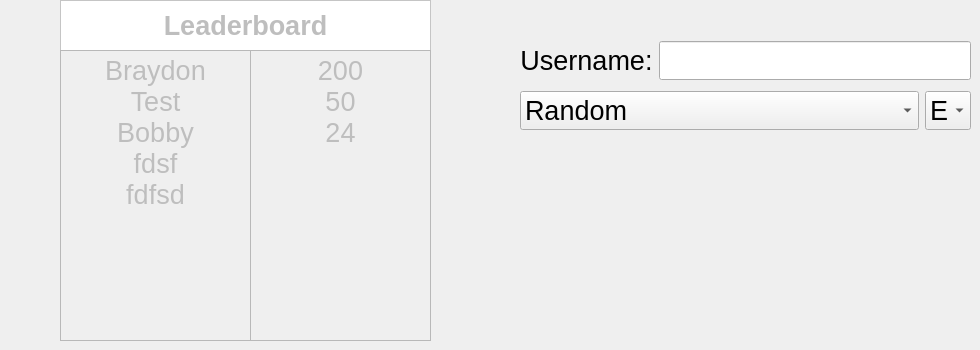
        <widget class="QWidget" name="page_hero_name">
         <widget class="QWidget" name="layoutWidget_5">
          <property name="geometry">
           <rect>
            <x>520</x>
            <y>30</y>
            <width>451</width>
            <height>61</height>
           </rect>
          </property>
          <layout class="QHBoxLayout" name="horizontalLayout_8">
           <item>
            <widget class="QLabel" name="label_hero_username">
             <property name="font">
              <font>
               <pointsize>20</pointsize>
              </font>
             </property>
             <property name="text">
              <string>Username:</string>
             </property>
             <property name="alignment">
              <set>Qt::AlignCenter</set>
             </property>
            </widget>
           </item>
           <item>
            <widget class="QLineEdit" name="lineEdit_hero_username">
             <property name="font">
              <font>
               <pointsize>20</pointsize>
              </font>
             </property>
             <property name="focusPolicy">
              <enum>Qt::StrongFocus</enum>
             </property>
             <property name="text">
              <string/>
             </property>
            </widget>
           </item>
          </layout>
         </widget>
         <widget class="QWidget" name="layoutWidget_11">
          <property name="geometry">
           <rect>
            <x>520</x>
            <y>80</y>
            <width>451</width>
            <height>61</height>
           </rect>
          </property>
          <layout class="QHBoxLayout" name="horizontalLayout_9">
           <item>
            <widget class="QComboBox" name="comboBox_hero_song">
             <property name="sizePolicy">
              <sizepolicy hsizetype="Expanding" vsizetype="Fixed">
               <horstretch>0</horstretch>
               <verstretch>0</verstretch>
              </sizepolicy>
             </property>
             <property name="font">
              <font>
               <pointsize>20</pointsize>
              </font>
             </property>
             <property name="focusPolicy">
              <enum>Qt::NoFocus</enum>
             </property>
             <property name="currentIndex">
              <number>0</number>
             </property>
             <item>
              <property name="text">
               <string>Random</string>
              </property>
             </item>
             <item>
              <property name="text">
               <string>Other</string>
              </property>
             </item>
            </widget>
           </item>
           <item>
            <widget class="QComboBox" name="comboBox_hero_difficulty">
             <property name="sizePolicy">
              <sizepolicy hsizetype="Fixed" vsizetype="Fixed">
               <horstretch>0</horstretch>
               <verstretch>0</verstretch>
              </sizepolicy>
             </property>
             <property name="maximumSize">
              <size>
               <width>55</width>
               <height>16777215</height>
              </size>
             </property>
             <property name="font">
              <font>
               <pointsize>20</pointsize>
              </font>
             </property>
             <property name="focusPolicy">
              <enum>Qt::NoFocus</enum>
             </property>
             <property name="currentIndex">
              <number>0</number>
             </property>
             <item>
              <property name="text">
               <string>E</string>
              </property>
             </item>
             <item>
              <property name="text">
               <string>N</string>
              </property>
             </item>
             <item>
              <property name="text">
               <string>H</string>
              </property>
             </item>
             <item>
              <property name="text">
               <string>L</string>
              </property>
             </item>
            </widget>
           </item>
          </layout>
         </widget>
         <widget class="QLabel" name="label_hero_leader">
          <property name="enabled">
           <bool>false</bool>
          </property>
          <property name="geometry">
           <rect>
            <x>60</x>
            <y>0</y>
            <width>371</width>
            <height>51</height>
           </rect>
          </property>
          <property name="font">
           <font>
            <pointsize>20</pointsize>
            <weight>75</weight>
            <bold>true</bold>
           </font>
          </property>
          <property name="styleSheet">
           <string notr="true">background-color: rgb(255, 255, 255);</string>
          </property>
          <property name="frameShape">
           <enum>QFrame::StyledPanel</enum>
          </property>
          <property name="frameShadow">
           <enum>QFrame::Plain</enum>
          </property>
          <property name="text">
           <string>Leaderboard</string>
          </property>
          <property name="alignment">
           <set>Qt::AlignCenter</set>
          </property>
         </widget>
         <widget class="QTextEdit" name="textEdit_hero_leader1">
          <property name="enabled">
           <bool>false</bool>
          </property>
          <property name="geometry">
           <rect>
            <x>60</x>
            <y>50</y>
            <width>191</width>
            <height>291</height>
           </rect>
          </property>
          <property name="font">
           <font>
            <pointsize>20</pointsize>
           </font>
          </property>
          <property name="focusPolicy">
           <enum>Qt::NoFocus</enum>
          </property>
          <property name="layoutDirection">
           <enum>Qt::LeftToRight</enum>
          </property>
          <property name="readOnly">
           <bool>true</bool>
          </property>
          <property name="html">
           <string>&lt;!DOCTYPE HTML PUBLIC &quot;-//W3C//DTD HTML 4.0//EN&quot; &quot;http://www.w3.org/TR/REC-html40/strict.dtd&quot;&gt;
&lt;html&gt;&lt;head&gt;&lt;meta name=&quot;qrichtext&quot; content=&quot;1&quot; /&gt;&lt;style type=&quot;text/css&quot;&gt;
p, li { white-space: pre-wrap; }
&lt;/style&gt;&lt;/head&gt;&lt;body style=&quot; font-family:'PibotoLt'; font-size:20pt; font-weight:400; font-style:normal;&quot;&gt;
&lt;p align=&quot;center&quot; style=&quot; margin-top:0px; margin-bottom:0px; margin-left:0px; margin-right:0px; -qt-block-indent:0; text-indent:0px;&quot;&gt;Braydon&lt;/p&gt;
&lt;p align=&quot;center&quot; style=&quot; margin-top:0px; margin-bottom:0px; margin-left:0px; margin-right:0px; -qt-block-indent:0; text-indent:0px;&quot;&gt;Test&lt;/p&gt;
&lt;p align=&quot;center&quot; style=&quot; margin-top:0px; margin-bottom:0px; margin-left:0px; margin-right:0px; -qt-block-indent:0; text-indent:0px;&quot;&gt;Bobby&lt;/p&gt;
&lt;p align=&quot;center&quot; style=&quot; margin-top:0px; margin-bottom:0px; margin-left:0px; margin-right:0px; -qt-block-indent:0; text-indent:0px;&quot;&gt;fdsf&lt;/p&gt;
&lt;p align=&quot;center&quot; style=&quot; margin-top:0px; margin-bottom:0px; margin-left:0px; margin-right:0px; -qt-block-indent:0; text-indent:0px;&quot;&gt;fdfsd&lt;/p&gt;
&lt;p align=&quot;center&quot; style=&quot;-qt-paragraph-type:empty; margin-top:0px; margin-bottom:0px; margin-left:0px; margin-right:0px; -qt-block-indent:0; text-indent:0px;&quot;&gt;&lt;br /&gt;&lt;/p&gt;&lt;/body&gt;&lt;/html&gt;</string>
          </property>
         </widget>
         <widget class="QTextEdit" name="textEdit_hero_leader2">
          <property name="enabled">
           <bool>false</bool>
          </property>
          <property name="geometry">
           <rect>
            <x>250</x>
            <y>50</y>
            <width>181</width>
            <height>291</height>
           </rect>
          </property>
          <property name="font">
           <font>
            <pointsize>20</pointsize>
           </font>
          </property>
          <property name="focusPolicy">
           <enum>Qt::NoFocus</enum>
          </property>
          <property name="readOnly">
           <bool>true</bool>
          </property>
          <property name="html">
           <string>&lt;!DOCTYPE HTML PUBLIC &quot;-//W3C//DTD HTML 4.0//EN&quot; &quot;http://www.w3.org/TR/REC-html40/strict.dtd&quot;&gt;
&lt;html&gt;&lt;head&gt;&lt;meta name=&quot;qrichtext&quot; content=&quot;1&quot; /&gt;&lt;style type=&quot;text/css&quot;&gt;
p, li { white-space: pre-wrap; }
&lt;/style&gt;&lt;/head&gt;&lt;body style=&quot; font-family:'PibotoLt'; font-size:20pt; font-weight:400; font-style:normal;&quot;&gt;
&lt;p align=&quot;center&quot; style=&quot; margin-top:0px; margin-bottom:0px; margin-left:0px; margin-right:0px; -qt-block-indent:0; text-indent:0px;&quot;&gt;200&lt;/p&gt;
&lt;p align=&quot;center&quot; style=&quot; margin-top:0px; margin-bottom:0px; margin-left:0px; margin-right:0px; -qt-block-indent:0; text-indent:0px;&quot;&gt;50&lt;/p&gt;
&lt;p align=&quot;center&quot; style=&quot; margin-top:0px; margin-bottom:0px; margin-left:0px; margin-right:0px; -qt-block-indent:0; text-indent:0px;&quot;&gt;24&lt;/p&gt;&lt;/body&gt;&lt;/html&gt;</string>
          </property>
         </widget>
         <widget class="QLabel" name="img_hero_kb">
          <property name="geometry">
           <rect>
            <x>515</x>
            <y>148</y>
            <width>451</width>
            <height>191</height>
           </rect>
          </property>
          <property name="sizePolicy">
           <sizepolicy hsizetype="Fixed" vsizetype="Preferred">
            <horstretch>0</horstretch>
            <verstretch>0</verstretch>
           </sizepolicy>
          </property>
          <property name="frameShape">
           <enum>QFrame::NoFrame</enum>
          </property>
          <property name="text">
           <string>&lt;html&gt;&lt;head/&gt;&lt;body&gt;&lt;p align=&quot;center&quot;&gt;&lt;img src=&quot;:/newPrefix/kb_half_55.jpg&quot;/&gt;&lt;/p&gt;&lt;/body&gt;&lt;/html&gt;</string>
          </property>
         </widget>
         <zorder>img_hero_kb</zorder>
         <zorder>layoutWidget_5</zorder>
         <zorder>layoutWidget_11</zorder>
         <zorder>label_hero_leader</zorder>
         <zorder>textEdit_hero_leader1</zorder>
         <zorder>textEdit_hero_leader2</zorder>
        </widget>
